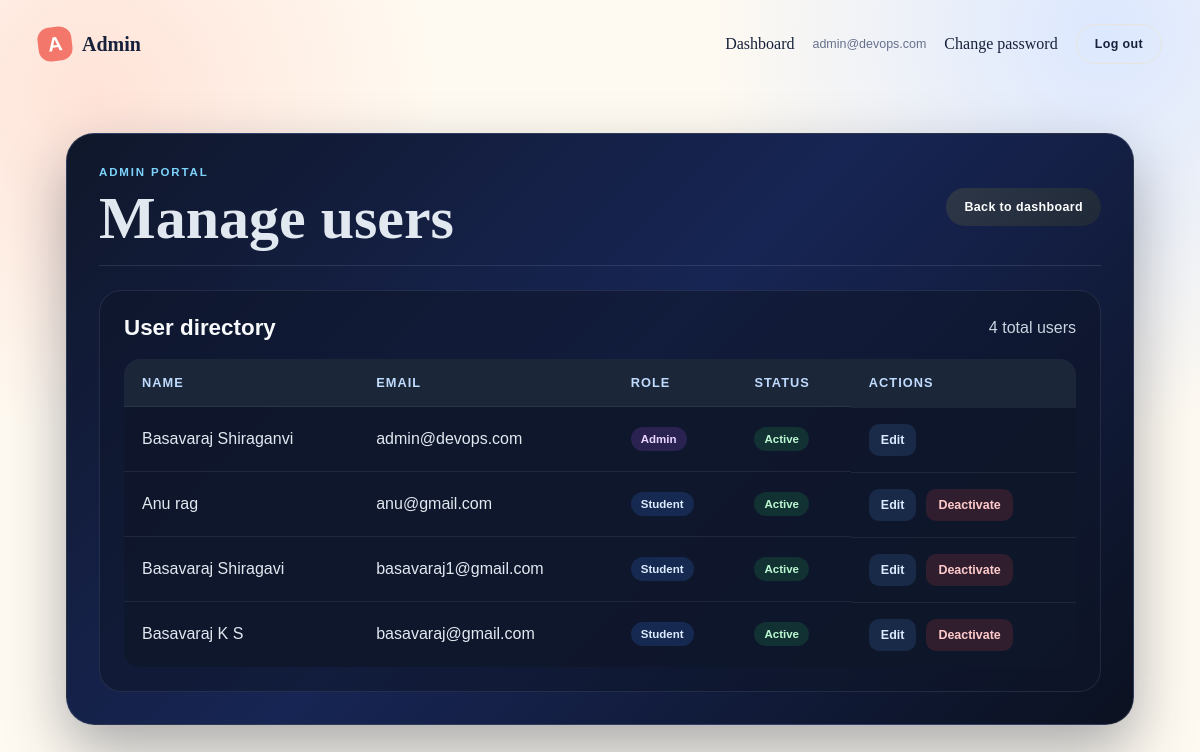
The page /manage/users/ (signed in) on the database as committed earlier.
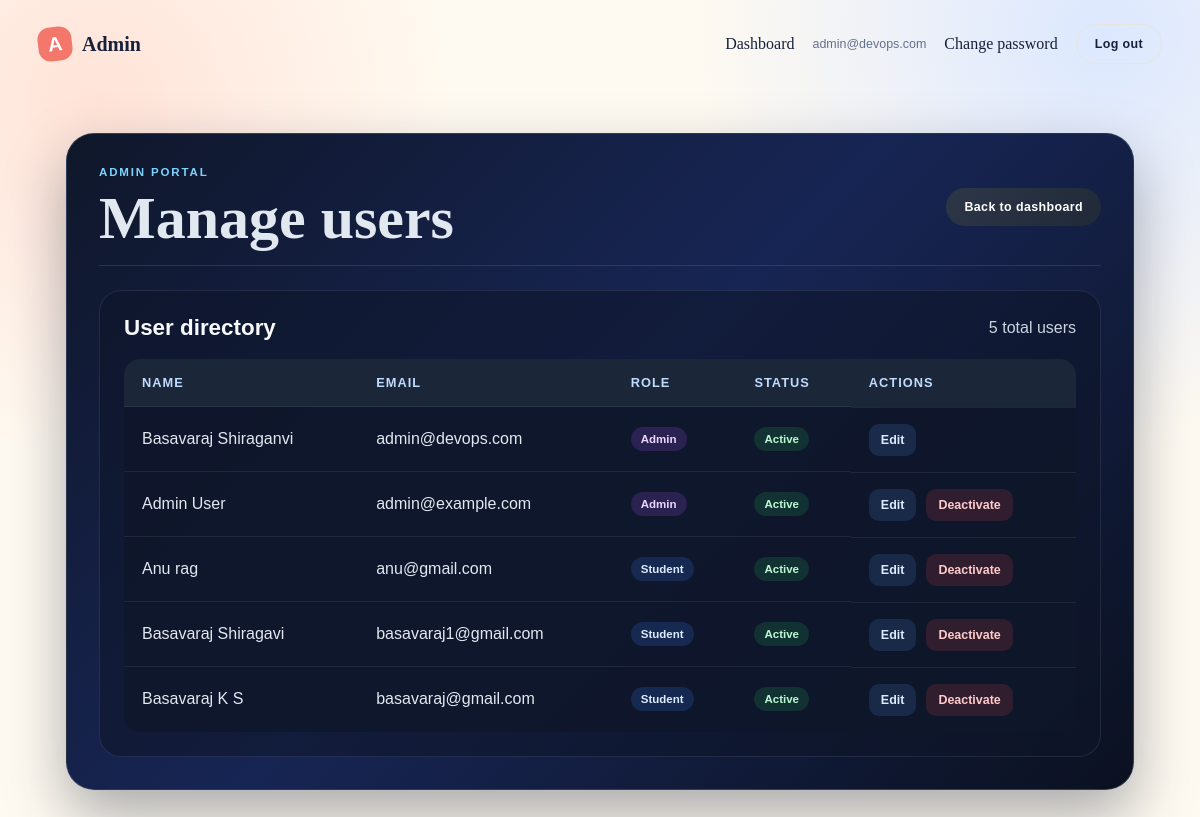
The same page on the database as committed later.
### accounts/models.py (models this page shows, shortened)
class User(AbstractBaseUser, PermissionsMixin):
	class Role(models.TextChoices):
		STUDENT = 'student', 'Student'
		COMPANY = 'company', 'Company'
		OFFICER = 'officer', 'Placement Officer'
		ADMIN = 'admin', 'Admin'
	email = models.EmailField(unique=True)
	first_name = models.CharField(max_length=150)
	last_name = models.CharField(max_length=150, blank=True)
	role = models.CharField(max_length=20, choices=Role.choices, default=Role.STUDENT)
	is_active = models.BooleanField(default=True)
	is_staff = models.BooleanField(default=False)
	date_joined = models.DateTimeField(auto_now_add=True)
	objects = UserManager()
	USERNAME_FIELD = 'email'
	REQUIRED_FIELDS = []

### accounts/views.py (the view)
# urls.py: path('manage/users/', views.admin_users_view, name='admin_users'),
@permission_required('users.view')
def admin_users_view(request):
	users = User.objects.order_by('email')
	return render(request, 'accounts/admin_users.html', {'users': users})

### accounts/permissions.py (called while the page is built)
def user_has_permission(user, permission):
	if not user.is_authenticated or not user.is_active:
		return False
	return permission in ROLE_PERMISSIONS.get(user.role, ())

def permission_required(permission):
	def decorator(view_func):
		@wraps(view_func)
		def wrapped(request, *args, **kwargs):
			if not request.user.is_authenticated:
				return redirect_to_login(request.get_full_path())
			if not user_has_permission(request.user, permission):
				return HttpResponseForbidden('You do not have permission to access this page.')
			return view_func(request, *args, **kwargs)
		return wrapped
	return decorator

### templates/accounts/admin_users.html (shortened to what this page needs)
{% extends 'base.html' %}
{% block content %}
<section class="admin-portal-page">
    <div class="admin-portal-header">
        <div>
            <p class="eyebrow">ADMIN PORTAL</p>
            <h1>Manage users</h1>
        </div>
        <a class="button button-primary" href="{% url 'dashboard' %}">Back to dashboard</a>
    </div>
    <div class="admin-panel">
        <div class="admin-panel-header">
            <h2>User directory</h2>
            <span>{{ users|length }} total users</span>
        </div>
        <div class="table-wrap">
            <table class="admin-table">
                <thead>
                    <tr>
                        <th>Name</th>
                        <th>Email</th>
                        <th>Role</th>
                        <th>Status</th>
                        <th>Actions</th>
                    </tr>
                </thead>
                <tbody>
                    {% for managed_user in users %}
                    <tr>
                        <td>{{ managed_user.first_name }} {{ managed_user.last_name }}</td>
                        <td>{{ managed_user.email }}</td>
                        <td>
                            <span class="role-badge role-{{ managed_user.role }}">{{ managed_user.get_role_display }}</span>
                        </td>
                        <td>
                            <span class="status-badge {% if managed_user.is_active %}active{% else %}inactive{% endif %}">
                                {% if managed_user.is_active %}Active{% else %}Inactive{% endif %}
                            </span>
                        </td>
                        <td class="actions-cell">
                            <a class="action-link" href="{% url 'edit_user' managed_user.id %}">Edit</a>
                            {% if managed_user != user %}
                            <form method="post" action="{% url 'toggle_user_active' managed_user.id %}" class="inline-form">
                                <button class="action-btn {% if managed_user.is_active %}danger{% else %}success{% endif %}" type="submit">
                                    {% if managed_user.is_active %}Deactivate{% else %}Activate{% endif %}
                                </button>
                            </form>
                            {% endif %}
                        </td>
                    </tr>
                    {% empty %}
                    <tr>
                        <td colspan="5" class="empty-table">No users found.</td>
                    </tr>
                    {% endfor %}
                </tbody>
            </table>
        </div>
    </div>
</section>
{% endblock %}

### templates/base.html (shortened to what this page needs)
<!doctype html>
<html lang="en">
<head>
    {% load static %}
    <link rel="stylesheet" href="{% static 'css/style.css' %}">
</head>
<body>
    <nav class="navbar">
        <a class="brand" href="{% url 'dashboard' %}"><span class="brand-mark">A</span> Admin</a>
        <div class="nav-links">
            {% if user.is_authenticated %}<a href="{% url 'dashboard' %}">Dashboard</a>{% endif %}
        {% if user.is_authenticated %}
            <span class="user-chip">{{ user.email }}</span>
            <a href="{% url 'password_change' %}">Change password</a>
            <form method="post" action="{% url 'logout' %}" class="inline-form">{% csrf_token %}<button class="button button-ghost" type="submit">Log out</button></form>
        {% else %}
            <a class="button button-ghost" href="{% url 'login' %}">Log in</a>
            <a class="button button-primary" href="{% url 'register' %}">Register</a>
        {% endif %}
        </div>
    </nav>
    <main class="page-shell">{% block content %}{% endblock %}</main>
</body>
</html>

Rows that differ between the two databases and show on the page:
added User: first_name "Admin", last_name "User", email "admin@example.com", role "Admin", is_active "Active"
Other text that changed with them:
{{ users|length }}: "4" → "5"
